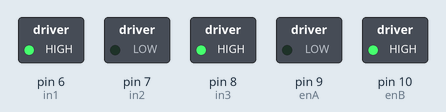
Recording of a sketch running on a simulated Arduino Uno, built with avr-gcc and run on an emulated ATmega328P. Parts: switched loads named in the sketch (green lamp = pin HIGH).

Above: at 0.1 s.
Timing chart, 0 to 1.6 s (numbered marks = the images above):
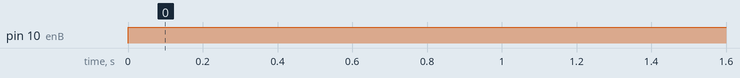

The sketch:

main.ino
```cpp
#define enA 9
#define enB 10
#define in1 6
#define in2 7
#define in3 8
#define in4 9

void setup() {
  pinMode(enA, OUTPUT);
  pinMode(in1, OUTPUT);
  pinMode(in2, OUTPUT);
  pinMode(enB, OUTPUT);
  pinMode(in3, OUTPUT);
  pinMode(in4, OUTPUT);
  // Set initial rotation direction
  digitalWrite(in1, HIGH);
  digitalWrite(in2, LOW);
  digitalWrite(in3, HIGH);
  digitalWrite(in4, LOW);
}
void loop() {
  int potValue = 1023; // Read potentiometer value
  int pwmOutput = map(potValue, 0, 1023, 0 , 255); // Map the potentiometer value from 0 to 255
  analogWrite(enA, pwmOutput); // Send PWM signal to L298N Enable pin
  analogWrite(enB, pwmOutput); // Send PWM signal to L298N Enable pin
  digitalWrite(in1, HIGH);
  digitalWrite(in2, LOW);
  digitalWrite(in3, HIGH);
  digitalWrite(in4, LOW);
  delay(20);
}
```

Measured:
- by itself, pin 10 (enB): LOW → HIGH at 0.00 s
